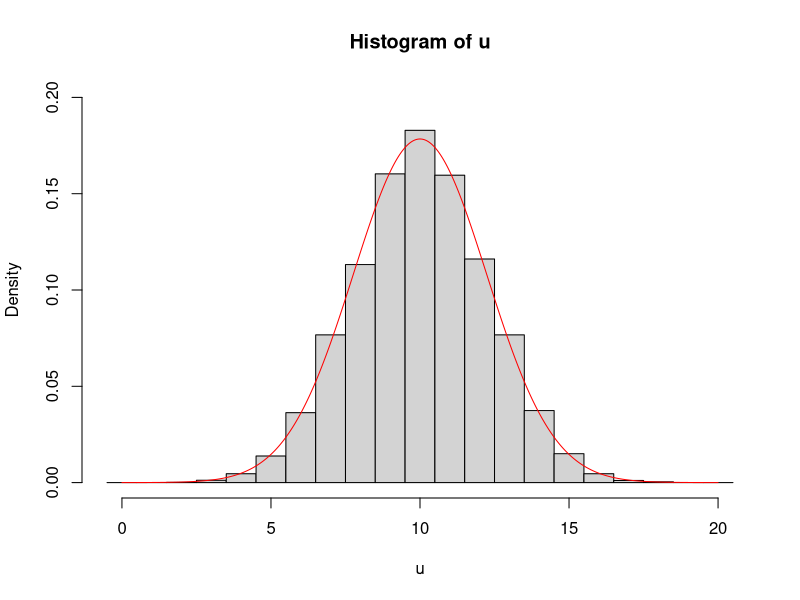
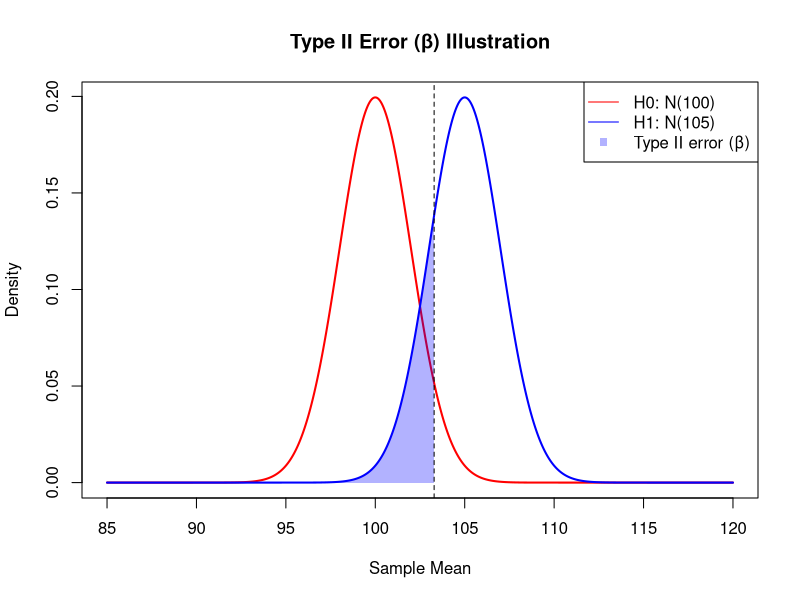

The R script that drew these images, in order: (Note: this script raises an error after producing the figures.)


qbinom(0.75, 10, 0.2)

set.seed(0512)
rbinom(10, 10, 0.2)

set.seed(20250512)
rbinom(n = 8, size = 10, prob = 0.2)

dnorm(x = 0, mean = 0, sd = 1)
pnorm(q = 1.62, mean = 0, sd = 1)
sqrt(2)^2

set.seed(20250512)
u <- rbinom(10000, 20, 0.5)
x <- seq(0, 20, length = 10000)
y <- dnorm(x, 10, sqrt(5))
hist(u, breaks = seq(-0.5, 20.5, by = 1), prob = T, ylim = c(0, 0.2))
lines(x, y, col = 'red')


set.seed(1)
x <- rnorm(30, mean = 2, sd = 1.36)
z <- (mean(x) - 2) / (1.36 / sqrt(30))
2 * (1 - pnorm(abs(z)))
qnorm(0.975)

set.seed(20250512)
errors <- replicate(10000, {
  x <- rnorm(30, mean = 2, sd = 1.36)
  z <- (mean(x) - 2) / (1.36/ sqrt(30))
  as.integer(abs(z) > qnorm(0.975))
})
mean(errors)


mu0 <- 100; mu1 <- 105; sigma <- 10; n <- 25; alpha <- 0.05    

# 臨界值：z_alpha（右尾）
z_alpha <- qnorm(1 - alpha)
crit_value <- mu0 + z_alpha * (sigma / sqrt(n))  # 對應 x 的拒絕門檻

# 建立 x 軸
x <- seq(85, 120, length = 1000)

# H0 和 H1 的常態分布
f0 <- dnorm(x, mean = mu0, sd = sigma / sqrt(n))
f1 <- dnorm(x, mean = mu1, sd = sigma / sqrt(n))

# 畫圖
plot(x, f0, type = "l", lwd = 2, col = "red", ylim = c(0, max(f0, f1)),
     ylab = "Density", xlab = "Sample Mean", main = "Type II Error (β) Illustration")
lines(x, f1, col = "blue", lwd = 2)

x_beta <- x[x < crit_value]
polygon(c(x_beta, rev(x_beta)),
        c(dnorm(x_beta, mean = mu1, sd = sigma / sqrt(n)), rep(0, length(x_beta))),
        col = rgb(0, 0, 1, 0.3), border = NA)

abline(v = crit_value, lty = 2)
legend("topright", legend = c("H0: N(100)", "H1: N(105)", "Type II error (β)"),
       col = c("red", "blue", rgb(0, 0, 1, 0.3)), lty = c(1,1,NA), pch = c(NA, NA, 15))

successes <- rbinom(1, size = 100, prob = 0.62)
prop.test(successes, 100, p = 0.62)


aov_df <- data.frame(value = c(rnorm(20, mean = 30, sd = 2), 
                             rnorm(20, mean = 35, sd = 2),
                             rnorm(20, mean = 38, sd = 2)),
                   group = factor(rep(c("A", "B", "C"), each = 20)))
aov(value ~ group, data = aov_df)
summary(aov(value ~ group, data = aov_df))

rbinom(1, 50, 0.6)

set.seed(20250512)
rolls <- sample(1:6, size = 90, replace = T, prob = c(1,1,1,1,1,2))

chisq_result <- chisq.test(table(rolls), p = rep(1/6, 6))
ggchisqtest(chisq_result)
